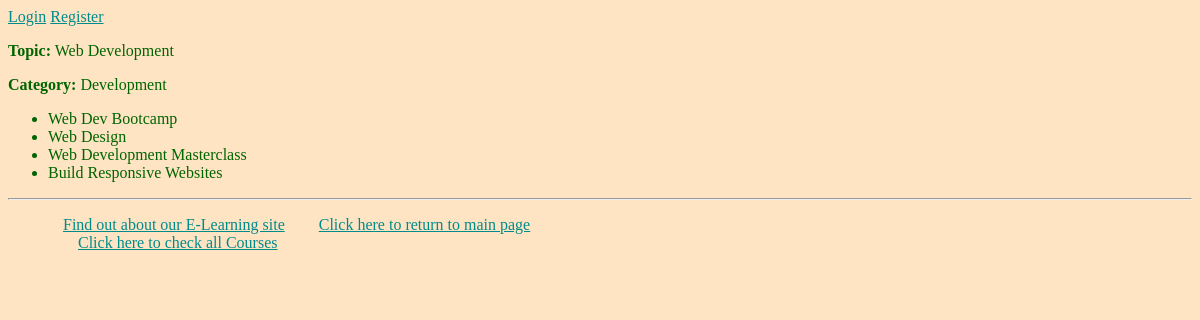
Screenshot of /myapp/1/ with the database file from the repository.
### myapp/models.py (models this page shows, shortened)
class Topic(models.Model):
    name = models.CharField(max_length=200)
    category = models.CharField(max_length=200, blank=False, default="Development")

class Course(models.Model):
    interested = models.PositiveIntegerField(default=0)
    stages = models.PositiveIntegerField(default=3)
    topic = models.ForeignKey(Topic, related_name='courses', on_delete=models.CASCADE)
    name = models.CharField(max_length=200)
    price = models.DecimalField(max_digits=10,decimal_places=2, validators=[MinValueValidator(50), MaxValueValidator(500)])
    for_everyone = models.BooleanField(default=True)
    description = models.TextField(max_length=300, null=True, blank=True)

### myapp/views.py (the view)
# urls.py: path(r'<int:top_no>/', views.detail, name='detail'),
def detail(request, top_no):
    topic = get_object_or_404(Topic, pk=top_no)
    courses = Course.objects.filter(topic=topic)
    return render(request, 'myapp/detail.html', {'topic': topic, 'courses': courses})

### myapp/templates/myapp/detail.html (shortened to what this page needs)
{% extends 'myapp/base.html' %}
{% block body_block %}
    <p><b>Topic:</b> {{ topic.name }} </p>
    <p><b>Category:</b> {{ topic.category }}</p>
    <ul>
        {% for course in courses %}
        <li>{{course.name}}</li>
        {% endfor %}
    </ul>
{% endblock %}

### myapp/static/myapp/style.css (style rules this page uses)
body { background-color: bisque; color: darkgreen; }

### rows the page displays
Topic: name "Web Development", category "Development"
Course: name "Web Dev Bootcamp"
Course: name "Web Design"
Course: name "Web Development Masterclass"
Course: name "Build Responsive Websites"
